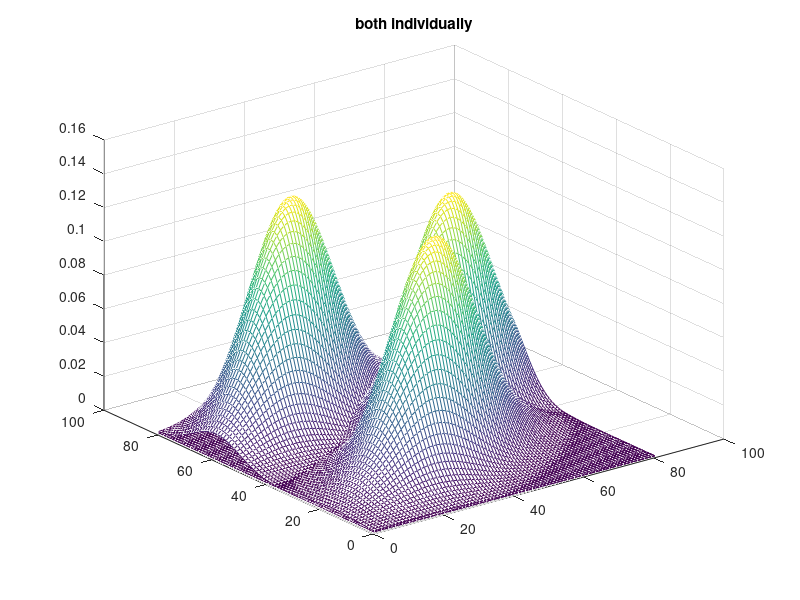
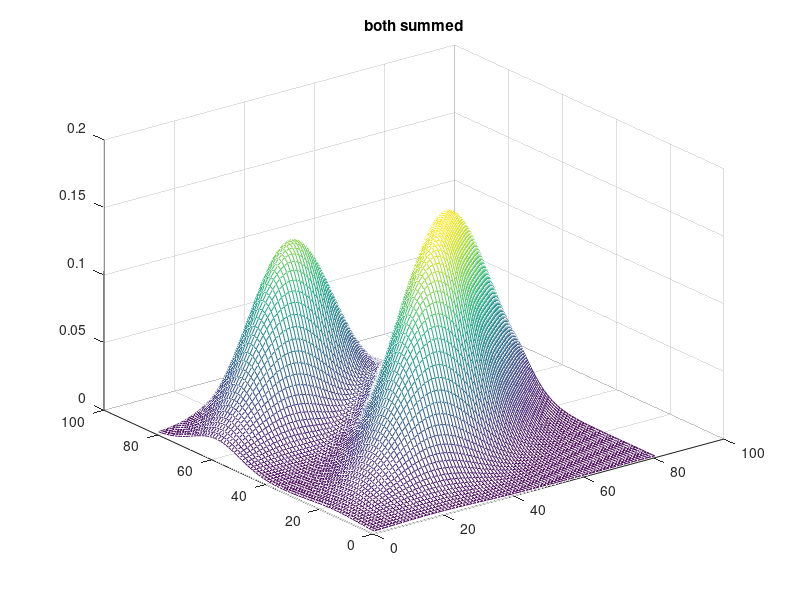
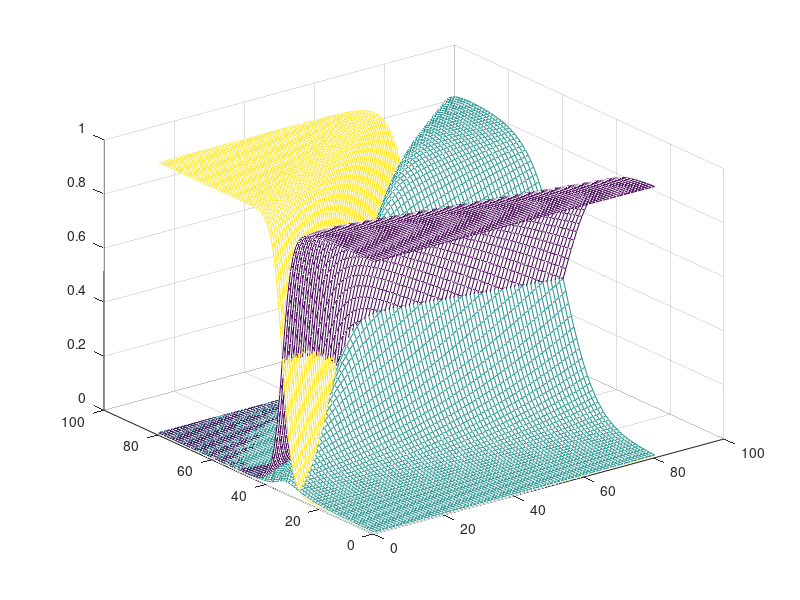

The MATLAB script that drew these images, in order:
%% 2 variable gaussian dist
clc
clear
mean(:,:,1) = [1;2]
mean(:,:,2) = [-1;0]
mean(:,:,3) = [3;-1]
cov(:,:,1) = [1 .5;1 2]
cov(:,:,2) = [1 .5;1 2]
cov(:,:,3) = [1 .5;1 2]

asdf=.1
x = (-40:40)*asdf;
y = (-40:40)*asdf;

const(1) = (1/(2*pi*sqrt(det(cov(:,:,1)))));
const(2) = (1/(2*pi*sqrt(det(cov(:,:,2)))));
const(3) = (1/(2*pi*sqrt(det(cov(:,:,3)))));

for i = 1:81
    for j = 1:81
        out1(i,j) = const(1).*exp(-(1/2)*transpose([x(i);y(j)]-mean(:,:,1))/cov(:,:,1)*([x(i);y(j)]-mean(:,:,1)));
    end
end

for i = 1:81
    for j = 1:81
        out2(i,j) = const(2).*exp(-(1/2)*transpose([x(i);y(j)]-mean(:,:,2))/cov(:,:,2)*([x(i);y(j)]-mean(:,:,2)));
    end
end

for i = 1:81
    for j = 1:81
        out3(i,j) = const(2).*exp(-(1/2)*transpose([x(i);y(j)]-mean(:,:,3))/cov(:,:,3)*([x(i);y(j)]-mean(:,:,3)));
    end
end


mesh(out1)
hold on
mesh(out2)
mesh(out3)
title('both individually')

figure(2)
out = out1+out2+out3;
mesh(out)
title('both summed')

prop1 = out1./out;
prop2 = out2./out;
prop3 = out3./out;

figure(3)
mesh(prop1,zeros(81)+1)
hold on
mesh(prop2,zeros(81))
mesh(prop3,zeros(81) + 2)